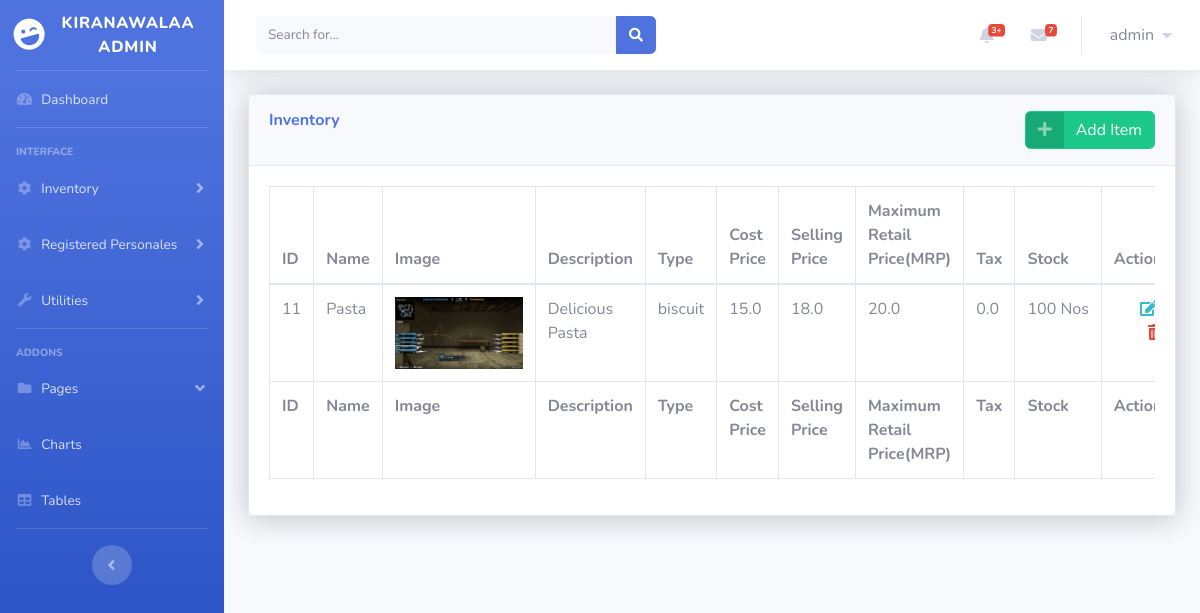
The page /inventory/ (signed in) on the database as committed earlier.
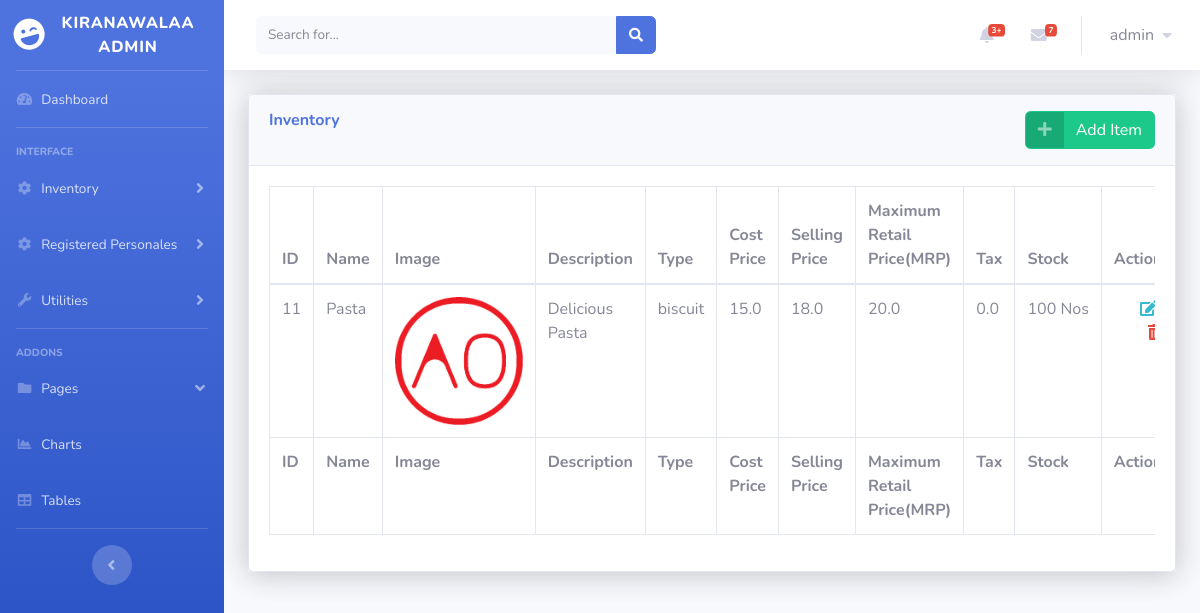
The same page on the database as committed later.
### inventory/models.py (models this page shows, shortened)
class Item(models.Model):
    title = models.CharField(max_length=100)
    desc = models.CharField(max_length=1000)
    category = models.CharField(max_length=40)
    cprice = models.FloatField()
    sprice = models.FloatField()
    mrp = models.FloatField()
    tax = models.FloatField(default=0.00)
    stock = models.PositiveIntegerField()
    units = models.CharField(max_length=10)
    image = models.ImageField(default="default2.jpg", upload_to='item_pics')
    created_at = models.DateTimeField(auto_now_add=True)
    updated_at = models.DateTimeField(auto_now=True)

### inventory/views.py (the view)
# urls.py: path("", views.inventorylist, name="inventory"),
@login_required(login_url="/login")
def inventorylist(request):
    if request.user.is_staff:
        context = {"items": Item.objects.all()}
        return render(request, "inventory/inventory.html", context)
    else:
        messages.warning(request, f"Not an Admin")
        return redirect("/")

### inventory/templates/inventory/inventory.html
{% extends "dashboard/blank.html" %}}
{% block content %}
                <div class="content-section shadow center-block">
                        <div class="card shadow mb-4">
                            <div class="card-header py-3">
                            <div>
                            <h6 class="m-0 font-weight-bold text-primary">Inventory <a href="{% url 'create-item' %}" class="btn btn-success btn-icon-split float-right">
                    <span class="icon text-white-50">
                      <i class="fas fa-plus"></i>
                    </span>
                    <span class="text">Add Item</span>
                  </a></h6>
                            </div>
                            </div>
                            <div class="card-body">
                            <div class="table-responsive">
                                <table class="table table-bordered" id="dataTable" width="100%" cellspacing="0">
                                <thead>
                                    <tr>
                                    <th>ID</th>
                                    <th class="text-left" >Name</th>
                                    <th>Image</th>
                                    <th>Description</th>
                                    <th>Type</th>
                                    <th>Cost Price</th>
                                    <th>Selling Price</th>
                                    <th>Maximum Retail Price(MRP)</th>
                                    <th>Tax</th>
                                    <th>Stock</th>
                                    <th class="text-right" >Actions</th>
                                    </tr>
                                </thead>
                                <tfoot>
                                    <tr>
                                    <th>ID</th>
                                    <th class="text-left" >Name</th>
                                    <th>Image</th>
                                    <th>Description</th>
                                    <th>Type</th>
                                    <th>Cost Price</th>
                                    <th>Selling Price</th>
                                    <th>Maximum Retail Price(MRP)</th>
                                    <th>Tax</th>
                                    <th>Stock</th>
                                    <th class="text-right" >Actions</th>
                                    </tr>
                                </tfoot>
                                <tbody>
                                {% for item in items %}
                                    <tr>
                                    <td class="text-left">{{ item.id }}</td>
                                    <td class="text-left">{{ item.title }}</td>
                                    <td><img style="width:128px;" src="{{item.image.url}}"></td>
                                    <td>{{ item.desc }}</td>
                                    <td>{{ item.category }}</td>
                                    <td>{{ item.cprice }}</td>
                                    <td>{{ item.sprice }}</td>
                                    <td>{{ item.mrp }}</td>
                                    <td>{{ item.tax }}</td>
                                    <td>{{ item.stock }}&nbsp;{{ item.units }}</td>
                                    <td class="text-right"><a href="{% url 'post-update' item.id %}"><i class="fas fa-edit mx-2 text-info"></i></a>&nbsp;<a href="{% url 'post-delete' item.id %}"><i class="fas mx-2 fa-trash-alt text-danger"></i></a></td>
                                    </tr>
                                {% endfor %}
                                </tbody>
                                </table>
                            </div>
                            </div>
                        </div>
                </div>
{% endblock content %}

Rows that differ between the two databases and show on the page:
changed Item "Pasta": image: a different picture
